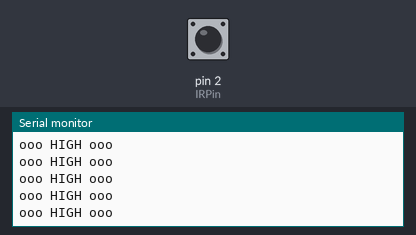
The sketch below on a simulated Arduino Uno, built with avr-gcc and run on an emulated ATmega328P. Parts: the last lines printed to the serial monitor. The inputs (shaded band) are chosen by the test bench; at power-on: pin 2 (IRPin) HIGH.

Above: at 1.2 s.
1.3 s: pin 2 (IRPin) driven LOW
At 2.2 s:
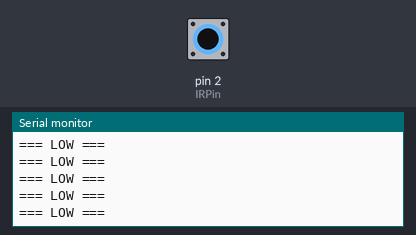
3.2 s: pin 2 (IRPin) pulsed HIGH 2 times (0.12 s each, 0.3 s apart)
6.8 s: pin 2 (IRPin) pulsed HIGH 5 times (0.12 s each, 0.3 s apart)
At 7.8 s:
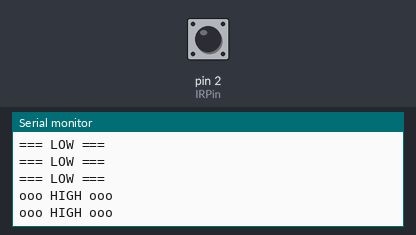
11.3 s: pin 2 (IRPin) driven HIGH
At 12.3 s:
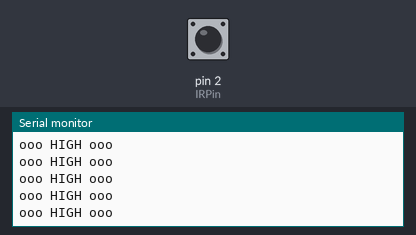
14.3 s: pin 2 (IRPin) driven LOW
At 15.1 s:
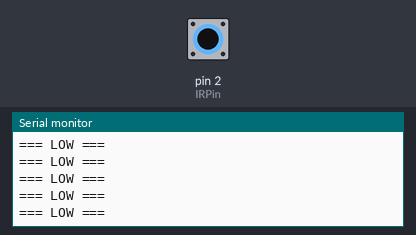
20.3 s: pin 2 (IRPin) driven HIGH
At 21.2 s:
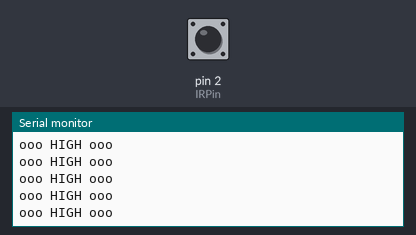

Measured:
- after the input at 1.3 s, the serial monitor: prints a new line after 0.07 s (image 1)
- after the input at 6.8 s, the serial monitor: prints a new line after 0.07 s (image 2)
- after the input at 11.3 s, the serial monitor: prints a new line after 0.08 s (image 3)
- after the input at 20.3 s, the serial monitor: prints a new line after 0.08 s (image 5)

The sketch:

IRsensor.ino
```cpp
int IRPin = 2;           // IRPin을 8로 선언합니다.

void setup() {
    Serial.begin(9600);     //시리얼 통신을 초기화합니다.
    pinMode(IRPin, INPUT);  // IRPin을 입력으로 설정합니다.
}

void loop() {
    int IRVal = digitalRead(IRPin);   //IRPin으로 읽은 조도센서의 값을 IRVal에 대입합니다.
    //시계방향:인식거리증가, 반시계:인식거리감소
    if (IRVal == LOW) {  // LOW 감지, 15cm정도 세팅
        Serial.println("=== LOW ===");
        }
        else {  // HIGH 미감지
        Serial.println("ooo HIGH ooo");
    }
}
```
